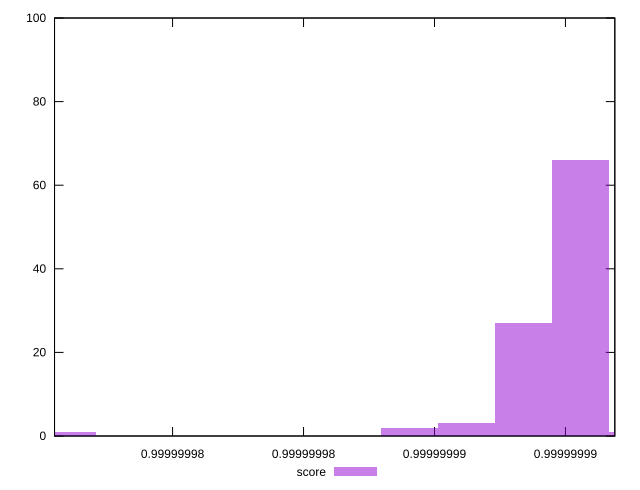

The script that saved this image:
reset

$score <<EOF
0.9999999955823319 66
0.9999999934064289 27
0.9999999912305259 3
0.9999999890546228 2
0.9999999977582349 1
0.9999999759992046 1
EOF

set key outside below
set boxwidth 2.175903029641513e-9
set xrange [0.9999999754924316:0.9999999968854432]
set yrange [0:100]
set trange [0:100]
set style fill transparent solid 0.5 noborder
set terminal svg size 640, 490 enhanced background rgb 'white'
set output "reprap/bootup-time/samples/pages+cached+noexternal+nofonts+nosvg+noimg/score/histogram.svg"

plot $score title "score" with boxes

reset
